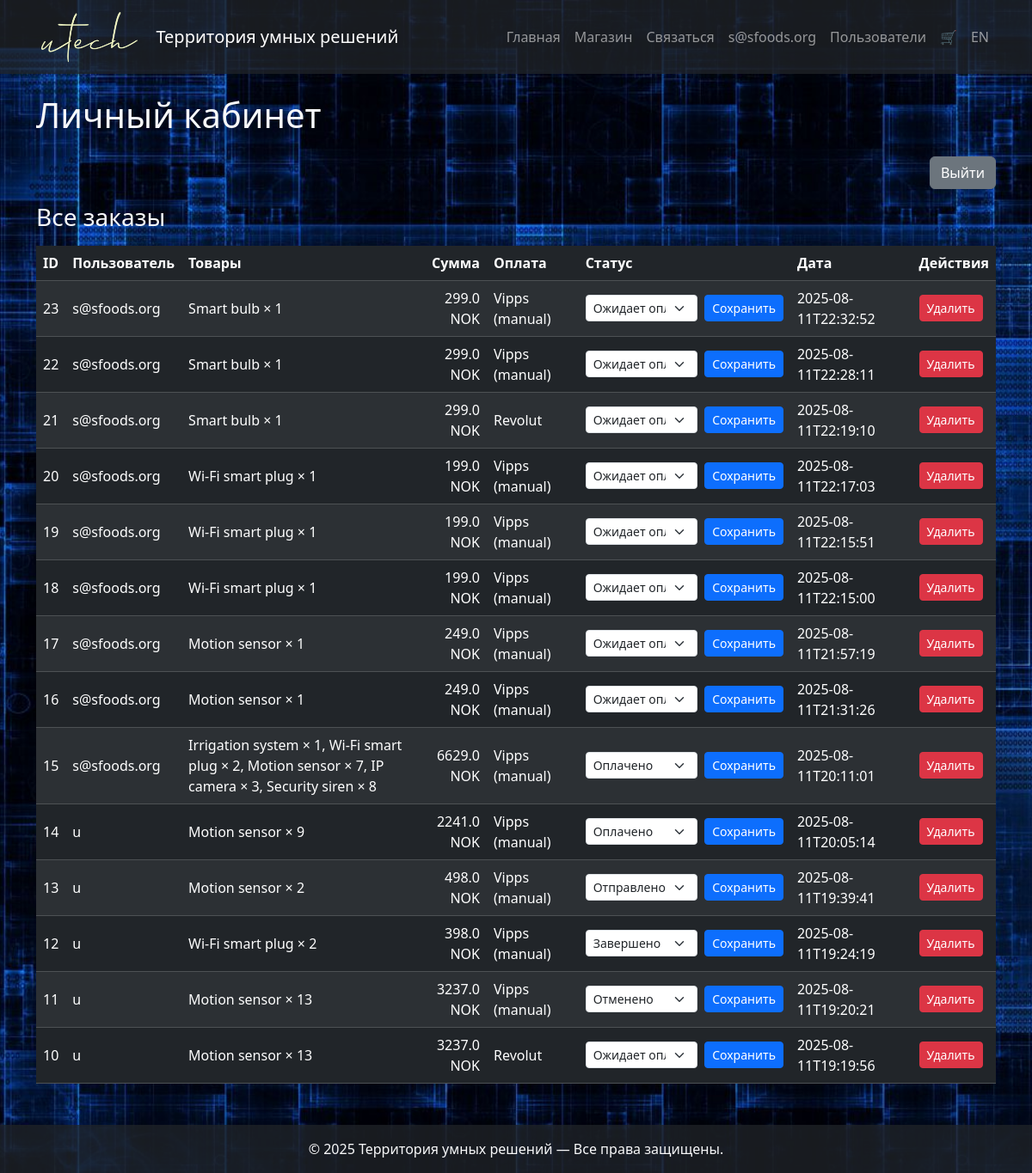
Page /ru/account (signed in) on the committed database.
### tables this page shows
CREATE TABLE orders (
        id INTEGER PRIMARY KEY AUTOINCREMENT,
        user_id INTEGER,
        items TEXT,
        total REAL,
        payment_method TEXT,
        status TEXT DEFAULT 'Оплачено',
        date TEXT
    , ship_country TEXT, ship_zip TEXT, ship_city TEXT, ship_addr1 TEXT, ship_addr2 TEXT, ship_firstname TEXT, ship_lastname TEXT, ship_email TEXT, ship_phone TEXT, ship_carrier TEXT, customer_note TEXT);

CREATE TABLE users (
        id INTEGER PRIMARY KEY AUTOINCREMENT,
        username TEXT UNIQUE,
        password TEXT,
        role TEXT DEFAULT 'user'
    );

### main.py (the view)
@app.route("/ru/account")
def account_ru():
    return render_account("ru")

### main.py (called while the page is built)
@app.context_processor
def inject_request():
    return dict(request=request)

def render_lang(template, lang, **kwargs):
    cart_count = 0
    cart = session.get("cart", {})
    if isinstance(cart, dict):
        cart_count = sum(cart.values())
    elif isinstance(cart, list):
        cart_count = len(cart)
    return render_template(
        template,
        lang=lang,
        tr=translations[lang],
        posts=posts,
        cart_count=cart_count,
        shipping=session.get("shipping", {}),   # <── добавили
        **kwargs
    )

def summarize_items(items_json, lang="en"):
    try:
        items = json.loads(items_json)
    except:
        return items_json  # если не JSON, вернуть как есть
    result = []
    for item in items:
        product = next((p for p in products if p["id"] == item["id"]), None)
        if product:
            name = product.get(f"name_{lang}", product.get("name", "?"))
        else:
            name = "?"
        result.append(f"{name} × {item.get('qty', 1)}")
    return ", ".join(result)

### templates/account.html (shortened to what this page needs)
{% extends "base.html" %}
{% block content %}
<h1 class="mb-4">
    {{ 'Личный кабинет' if lang == 'ru' else 'Account' }}
</h1>
<div class="mb-3 text-end">
    <a href="{{ url_for('logout') }}" class="btn btn-secondary">
        {{ 'Выйти' if lang == 'ru' else 'Logout' }}
    </a>
</div>
{% if role == 'admin' %}
  <h3 class="mb-3">{{ 'Все заказы' if lang == 'ru' else 'All orders' }}</h3>
  <table class="table table-dark table-striped align-middle">
    <thead>
      <tr>
        <th>ID</th>
        <th>{{ 'Пользователь' if lang=='ru' else 'User' }}</th>
        <th>{{ 'Товары' if lang=='ru' else 'Items' }}</th>
        <th class="text-end">{{ 'Сумма' if lang=='ru' else 'Total' }}</th>
        <th>{{ 'Оплата' if lang=='ru' else 'Payment' }}</th>
        <th>{{ 'Статус' if lang=='ru' else 'Status' }}</th>
        <th>{{ 'Дата' if lang=='ru' else 'Date' }}</th>
        <th>{{ 'Действия' if lang=='ru' else 'Actions' }}</th>
      </tr>
    </thead>
    <tbody>
      {% for o in orders %}
      <tr>
        <td>{{ o.id }}</td>
        <td>{{ o.username }}</td>
        <td style="max-width: 420px;">{{ o.items_text }}</td>
        <td class="text-end">{{ o.total }} NOK</td>
        <td>{{ o.payment }}</td>
        <td style="min-width: 210px;">
          <form method="post" action="/update_order/{{ o.id }}" class="d-flex gap-2">
            <select name="status_code" class="form-select form-select-sm">
              {% for code, labels in status_choices %}
                <option value="{{ code }}" {% if o.status_code == code %}selected{% endif %}>
                  {{ labels[lang] }}
                </option>
              {% endfor %}
            </select>
            <button class="btn btn-sm btn-primary">
              {{ 'Сохранить' if lang=='ru' else 'Save' }}
            </button>
          </form>
        </td>
        <td>{{ o.date }}</td>
        <td>
          <a href="/delete_order/{{ o.id }}" class="btn btn-sm btn-danger"
             onclick="return confirm('{{ 'Удалить заказ?' if lang=='ru' else 'Delete order?' }}');">
            {{ 'Удалить' if lang=='ru' else 'Delete' }}
          </a>
        </td>
      </tr>
      {% endfor %}
    </tbody>
  </table>
{% endif %}
{% endblock %}

### static/css/style.css (style rules this page uses)
body { background: url('../img/backg2.jpg') no-repeat center center fixed; background-size: cover; }

### rows in the picture
orders: id "23", username "s@sfoods.org", items_text "Smart bulb × 1", total "299.0", payment "Vipps (manual)", value "Сохранить", date "2025-08-11T22:32:52", value "Удалить"
orders: id "22", username "s@sfoods.org", items_text "Smart bulb × 1", total "299.0", payment "Vipps (manual)", value "Сохранить", date "2025-08-11T22:28:11", value "Удалить"
orders: id "21", username "s@sfoods.org", items_text "Smart bulb × 1", total "299.0", payment "Revolut", value "Сохранить", date "2025-08-11T22:19:10", value "Удалить"
orders: id "20", username "s@sfoods.org", items_text "Wi-Fi smart plug × 1", total "199.0", payment "Vipps (manual)", value "Сохранить", date "2025-08-11T22:17:03", value "Удалить"
orders: id "19", username "s@sfoods.org", items_text "Wi-Fi smart plug × 1", total "199.0", payment "Vipps (manual)", value "Сохранить", date "2025-08-11T22:15:51", value "Удалить"
orders: id "18", username "s@sfoods.org", items_text "Wi-Fi smart plug × 1", total "199.0", payment "Vipps (manual)", value "Сохранить", date "2025-08-11T22:15:00", value "Удалить"
orders: id "17", username "s@sfoods.org", items_text "Motion sensor × 1", total "249.0", payment "Vipps (manual)", value "Сохранить", date "2025-08-11T21:57:19", value "Удалить"
orders: id "16", username "s@sfoods.org", items_text "Motion sensor × 1", total "249.0", payment "Vipps (manual)", value "Сохранить", date "2025-08-11T21:31:26", value "Удалить"
orders: id "15", username "s@sfoods.org", items_text "Irrigation system × 1, Wi-Fi smart plug × 2, Motion sensor × 7, IP camera × 3, Security siren × 8", total "6629.0", payment "Vipps (manual)", status_code "Оплачено", value "Сохранить", date "2025-08-11T20:11:01", value "Удалить"
orders: id "14", username "u", items_text "Motion sensor × 9", total "2241.0", payment "Vipps (manual)", status_code "Оплачено", value "Сохранить", date "2025-08-11T20:05:14", value "Удалить"
orders: id "13", username "u", items_text "Motion sensor × 2", total "498.0", payment "Vipps (manual)", status_code "Отправлено", value "Сохранить", date "2025-08-11T19:39:41", value "Удалить"
orders: id "12", username "u", items_text "Wi-Fi smart plug × 2", total "398.0", payment "Vipps (manual)", status_code "Завершено", value "Сохранить", date "2025-08-11T19:24:19", value "Удалить"
orders: id "11", username "u", items_text "Motion sensor × 13", total "3237.0", payment "Vipps (manual)", status_code "Отменено", value "Сохранить", date "2025-08-11T19:20:21", value "Удалить"
orders: id "10", username "u", items_text "Motion sensor × 13", total "3237.0", payment "Revolut", value "Сохранить", date "2025-08-11T19:19:56", value "Удалить"

### other values in the picture
{{ tr.site_title }} "Территория умных решений"
{{ tr.menu_home }} "Главная"
{{ tr.menu_shop }} "Магазин"
{{ tr.menu_contacts }} "Связаться"
{{ 'Пользователи' if lang == 'ru' else 'Users' }} "Пользователи"
{{ 'Личный кабинет' if lang == 'ru' else 'Account' }} "Личный кабинет"
{{ 'Выйти' if lang == 'ru' else 'Logout' }} "Выйти"
{{ 'Все заказы' if lang == 'ru' else 'All orders' }} "Все заказы"
{{ 'Пользователь' if lang=='ru' else 'User' }} "Пользователь"
{{ 'Товары' if lang=='ru' else 'Items' }} "Товары"
{{ 'Сумма' if lang=='ru' else 'Total' }} "Сумма"
{{ 'Оплата' if lang=='ru' else 'Payment' }} "Оплата"
{{ 'Статус' if lang=='ru' else 'Status' }} "Статус"
{{ 'Дата' if lang=='ru' else 'Date' }} "Дата"
{{ 'Действия' if lang=='ru' else 'Actions' }} "Действия"
